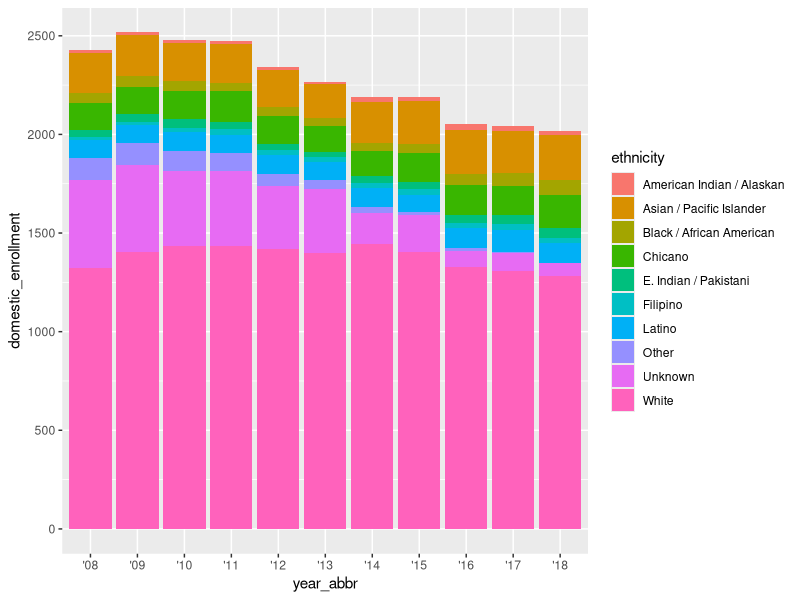

Generate this figure with R:
## ---- chunk 1
knitr::opts_chunk$set(echo = TRUE)

#Attach packages
library(tidyverse)
library(here)
## ---- chunk 2
#Read in data
ucsb_grad <- read_csv(here("data","ucsb_grad_data.csv"))

## ---- chunk 3
# Filter for year
ucsb_grad_year <- ucsb_grad %>% 
  filter(year != "2019-2020")

# Creating ggplot
ggplot(data = ucsb_grad_year, aes(x = year_abbr, y = domestic_enrollment, fill = ethnicity)) +
  geom_col()

